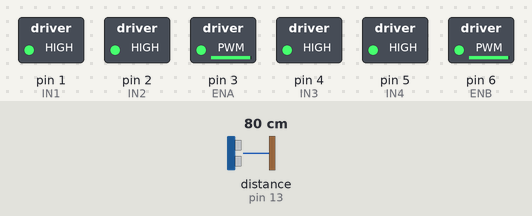
The sketch below on a simulated Arduino Uno, built with avr-gcc and run on an emulated ATmega328P. Shown: switched loads named in the sketch (green lamp = pin HIGH). The test bench sets the inputs (shaded band); at power-on: distance to the obstacle (sensor on pin 13) 80 cm. The echo pulse lasts 58.3 µs per cm.

Above: at 1.2 s.
1.3 s: distance to the obstacle (sensor on pin 13) set to 11 cm
2.8 s: distance to the obstacle (sensor on pin 13) set to 8 cm
At 4.2 s:
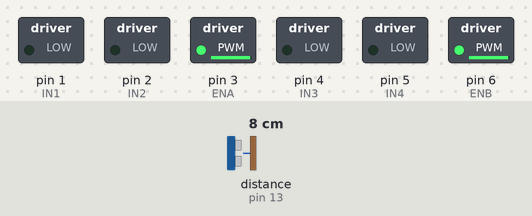
At 6.5 s:
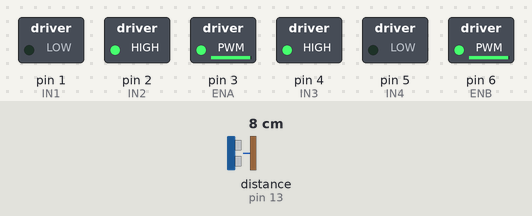
Timing chart, 0 to 19.3 s (numbered marks = the images above; inputs shaded):
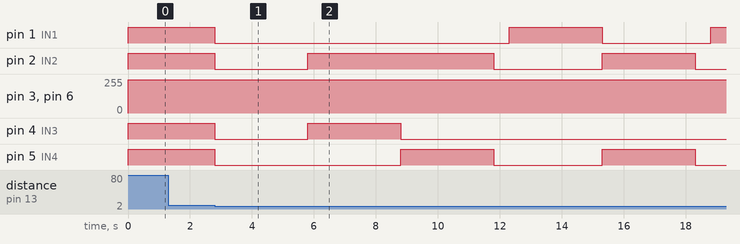

Measured:
- the behaviour switches between 10 and 9 cm on distance to the obstacle (sensor on pin 13) (found by bisection; images 0 and 1)
- after the input at 1.3 s, every drawn part: stays the same
- after the input at 2.8 s, pin 1 (IN1): HIGH → LOW at once, → HIGH 9.5 s later, → LOW 3.0 s later, → HIGH 3.5 s later; pin 2 (IN2): goes LOW 3.0 s, HIGH 6.0 s, LOW 3.5 s, HIGH 3.0 s, then LOW, starting at once

The sketch:

obr2018.ino
```cpp
#include <Ultrasonic.h>

#define TRIGGER_PIN  12
#define ECHO_PIN     13

Ultrasonic ultrasonic(TRIGGER_PIN, ECHO_PIN);

//Definição dos pinos

int ENA = 3; //Habilita pino do motor direito (PWM)
int IN1 = 1; //Controle do pino
int IN2 = 2;

int ENB = 6; //Habilita pino do motor esquerdo (PWM)
int IN3 = 4;
int IN4 = 5;

//Velocidade dos motores (em 5v)
#define ENASpeed 250 //tocar velocidade ENA sem jumper na ponte H
#define ENBSpeed 250 //tocar velocidade ENB sem jumper na ponte H

int distancia = 0;

void setup() {

  pinMode(ENA, OUTPUT);
  pinMode(IN1, OUTPUT);
  pinMode(IN2, OUTPUT);

  pinMode(ENB, OUTPUT);
  pinMode(IN3, OUTPUT);
  pinMode(IN4, OUTPUT);

}

void loop(){
  long microsec = ultrasonic.timing();

  distancia = ultrasonic.convert(microsec, Ultrasonic::CM);
  //Usa analogWrite para ajustar a velocidade dos motores
  analogWrite(ENA, ENASpeed);
  analogWrite(ENB, ENBSpeed);

    digitalWrite(IN1, HIGH);
    digitalWrite(IN2, HIGH);
    digitalWrite(IN3, HIGH);
    digitalWrite(IN4, HIGH);

    if(distancia < 10){

     digitalWrite(IN1, LOW);
    digitalWrite(IN2, LOW);
    digitalWrite(IN3, LOW);
    digitalWrite(IN4, LOW);
    delay (3000);
    // virar para a esquerda

    digitalWrite(IN1, LOW);
    digitalWrite(IN2, HIGH);
    digitalWrite(IN3, HIGH);
    digitalWrite(IN4, LOW);
    delay(3000);
    //ande reto

    digitalWrite(IN1, LOW);
    digitalWrite(IN2, HIGH);
    digitalWrite(IN3, LOW);
    digitalWrite(IN4, HIGH);
    delay(3000);

    // pare novamente
     digitalWrite(IN1, LOW);
    digitalWrite(IN2, LOW);
    digitalWrite(IN3, LOW);
    digitalWrite(IN4, LOW);
    delay (500);
    // virar para a direita

    digitalWrite(IN1, HIGH);
    digitalWrite(IN1, LOW);
    digitalWrite(IN1, LOW);
    digitalWrite(IN1, HIGH);
    delay (3000);
    //ande reto

    digitalWrite(IN1, LOW);
    digitalWrite(IN2, HIGH);
    digitalWrite(IN3, LOW);
    digitalWrite(IN4, HIGH);
    delay(3000);
    // para pela terceira vez
    digitalWrite(IN1, LOW);
    digitalWrite(IN2, LOW);
    digitalWrite(IN3, LOW);
    digitalWrite(IN4, LOW);
    delay (500);
    // vira para a direita

    digitalWrite(IN1, HIGH);
    digitalWrite(IN1, LOW);
    digitalWrite(IN1, LOW);
    digitalWrite(IN1, HIGH);
    delay (3000);
    // ande reto

    digitalWrite(IN1, LOW);
    digitalWrite(IN2, HIGH);
    digitalWrite(IN3, LOW);
    digitalWrite(IN4, HIGH);
    delay(3000);
    // vire um pouco pra esquerda a esquerda para alinhar

    digitalWrite(IN1, LOW);
    digitalWrite(IN2, HIGH);
    digitalWrite(IN3, HIGH);
    digitalWrite(IN4, LOW);
    delay(300);}
}
```
